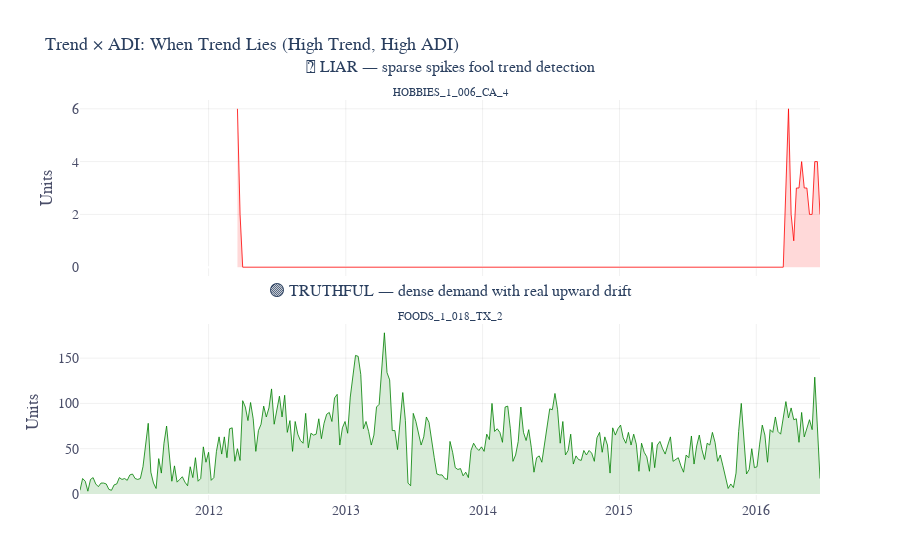

Notebook code cell kept with this figure:
### Code cell
from tsforge.plots import plot_panel, plot_timeseries

plot_panel([
    plot_timeseries(
        weekly_df,
        id_col="unique_id", date_col="ds", value_col="y",
        ids=liars.iloc[0],
        style={
            "title":
            f"🔴 LIAR — sparse spikes fool trend detection<br><sub>{liars.iloc[0]['unique_id']}</sub>"
        },
        trace_style={'line_color': 'red',
                     'line_width': 0.8,
                     'fill': 'tozeroy'}
    ),
    plot_timeseries(
        weekly_df,
        id_col="unique_id", date_col="ds", value_col="y",
        ids=truthful.iloc[0],
        style={
            "title":
            f"🟢 TRUTHFUL — dense demand with real upward drift<br><sub>{truthful.iloc[0]['unique_id']}</sub>"
        },
            trace_style={'line_color': 'green',
                     'line_width': 0.8,
                     'fill': 'tozeroy'}
    ),
],
    title="Trend × ADI: When Trend Lies (High Trend, High ADI)",
    style={"y_title": "Units"},
    layout="vertical",
     vertical_spacing=0.12,
)

### Figure 1 — Plotly figure (JSON) as saved in the notebook; plotly's stock layout.template omitted (floating-point values rounded to 4 significant figures; data arrays with more than 128 entries replaced by an {"elided": "..."} marker saying what was removed)
{"data": [{"line": {"color": "red", "width": 0.8}, "mode": "lines", "name": "HOBBIES_1_006_CA_4", "showlegend": false, "type": "scatter", "visible": true, "x": {"elided": "223 str values"}, "xaxis": "x", "y": {"elided": "223 float values"}, "yaxis": "y"}, {"fill": "tozeroy", "fillcolor": "rgba(255,0,0,0.15)", "hoverinfo": "skip", "line": {"width": 0}, "showlegend": false, "type": "scatter", "visible": true, "x": {"elided": "223 str values"}, "xaxis": "x", "y": {"elided": "223 float values"}, "yaxis": "y"}, {"line": {"color": "green", "width": 0.8}, "mode": "lines", "name": "FOODS_1_018_TX_2", "showlegend": false, "type": "scatter", "visible": true, "x": {"elided": "283 str values"}, "xaxis": "x2", "y": {"elided": "283 float values"}, "yaxis": "y2"}, {"fill": "tozeroy", "fillcolor": "rgba(0,128,0,0.15)", "hoverinfo": "skip", "line": {"width": 0}, "showlegend": false, "type": "scatter", "visible": true, "x": {"elided": "283 str values"}, "xaxis": "x2", "y": {"elided": "283 float values"}, "yaxis": "y2"}], "layout": {"annotations": [{"font": {"size": 16}, "showarrow": false, "text": "🔴 LIAR — sparse spikes fool trend detection<br><sub>HOBBIES_1_006_CA_4</sub>", "x": 0.5, "xanchor": "center", "xref": "paper", "y": 1, "yanchor": "bottom", "yref": "paper"}, {"font": {"size": 16}, "showarrow": false, "text": "🟢 TRUTHFUL — dense demand with real upward drift<br><sub>FOODS_1_018_TX_2</sub>", "x": 0.5, "xanchor": "center", "xref": "paper", "y": 0.44, "yanchor": "bottom", "yref": "paper"}], "font": {"family": "Source Sans Pro", "size": 14}, "height": 560, "legend": {"bgcolor": "rgba(255,255,255,0.80)", "bordercolor": "rgba(180,180,180,0.35)", "borderwidth": 1, "font": {"color": "#222222", "size": 12}, "orientation": "h", "x": 1, "xanchor": "right", "y": 1.12, "yanchor": "top"}, "margin": {"b": 60}, "paper_bgcolor": "white", "plot_bgcolor": "white", "showlegend": false, "title": {"font": {"size": 18}, "text": "Trend × ADI: When Trend Lies (High Trend, High ADI)"}, "xaxis": {"anchor": "y", "color": "#4A4E69", "domain": [0, 1], "gridcolor": "rgba(0,0,0,0.06)", "matches": "x2", "showgrid": true, "showticklabels": false, "tickcolor": "#4A4E69"}, "xaxis2": {"anchor": "y2", "color": "#4A4E69", "domain": [0, 1], "gridcolor": "rgba(0,0,0,0.06)", "showgrid": true, "tickcolor": "#4A4E69"}, "yaxis": {"anchor": "x", "color": "#4A4E69", "domain": [0.56, 1], "gridcolor": "rgba(0,0,0,0.06)", "showgrid": true, "tickcolor": "#4A4E69", "title": {"text": "Units"}}, "yaxis2": {"anchor": "x2", "color": "#4A4E69", "domain": [0, 0.44], "gridcolor": "rgba(0,0,0,0.06)", "showgrid": true, "tickcolor": "#4A4E69", "title": {"text": "Units"}}}}
